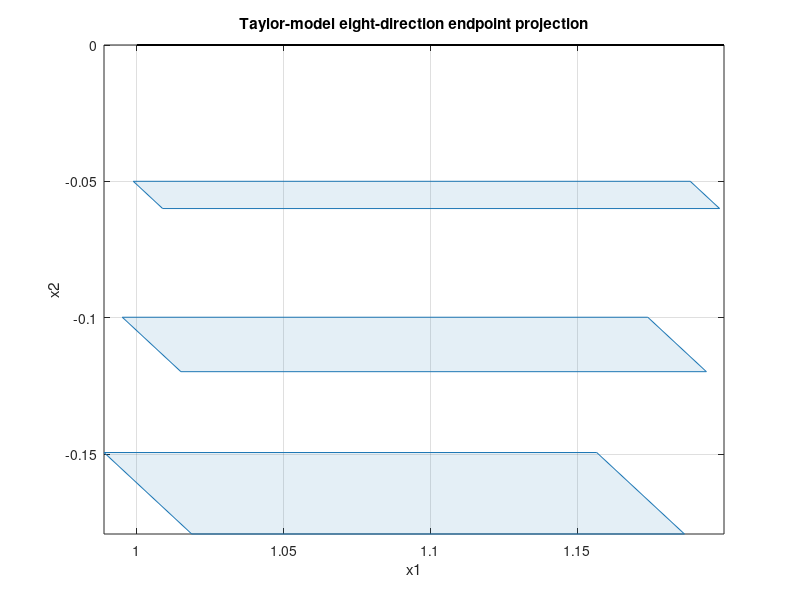

This chart was generated by the following MATLAB code:
% Eight-direction Taylor-model supports; vertices are display-only.
% Generated script; MATLAB execution not established by this file.
figure('Color','w'); hold on; box on; grid on;
patch([0.99874991210773389 0.99874991210773389 1.0087457454410673 1.1985004003922664 1.1985004003922664 1.1885045670589331], [-0.049979162270803353 -0.049979186687529993 -0.059975020020863322 -0.059975020020863322 -0.059974995604136681 -0.049979162270803353], [0.12 0.47 0.71], 'FaceAlpha', 0.12, 'EdgeColor', [0.12 0.47 0.71]);
patch([0.99500380069478167 0.99500380069478167 1.0149704777781152 1.1940051026472325 1.1940051026472325 1.1740384255638991], [-0.099833363993470398 -0.099833464668291988 -0.11980014175162544 -0.11980014175162544 -0.11980004107680363 -0.099833363993470398], [0.12 0.47 0.71], 'FaceAlpha', 0.12, 'EdgeColor', [0.12 0.47 0.71]);
patch([0.98877069386858996 0.98877069386858996 1.0186583032110397 1.1865254180667124 1.1865254180667124 1.1566378087242628], [-0.14943801960594302 -0.14943821944093025 -0.1793258287833801 -0.1793258287833801 -0.17932562894839266 -0.14943801960594302], [0.12 0.47 0.71], 'FaceAlpha', 0.12, 'EdgeColor', [0.12 0.47 0.71]);
plot([1 1.2 1.2 1 1], [0 0 0 0 0], 'k-', 'LineWidth', 1.3);
xlabel('x1');
ylabel('x2');
title('Taylor-model eight-direction endpoint projection');
axis tight;
